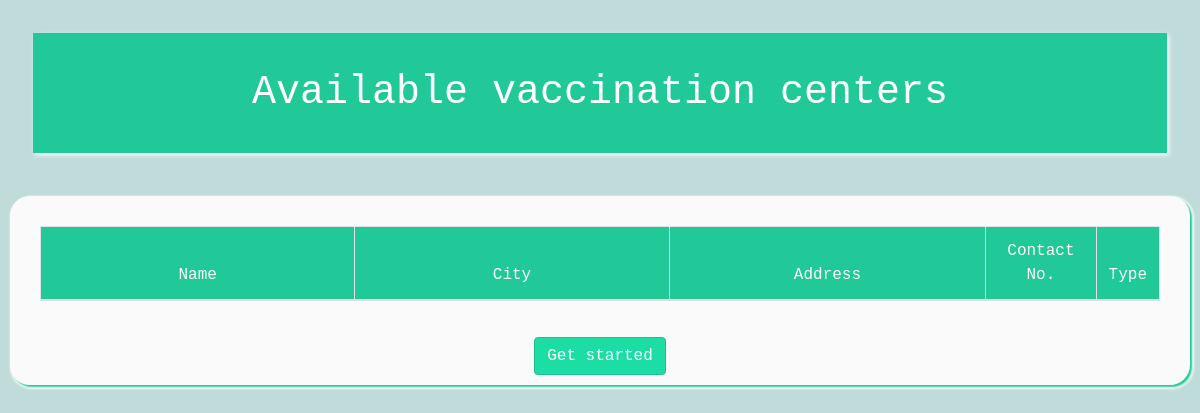
Before: / with the older database file.
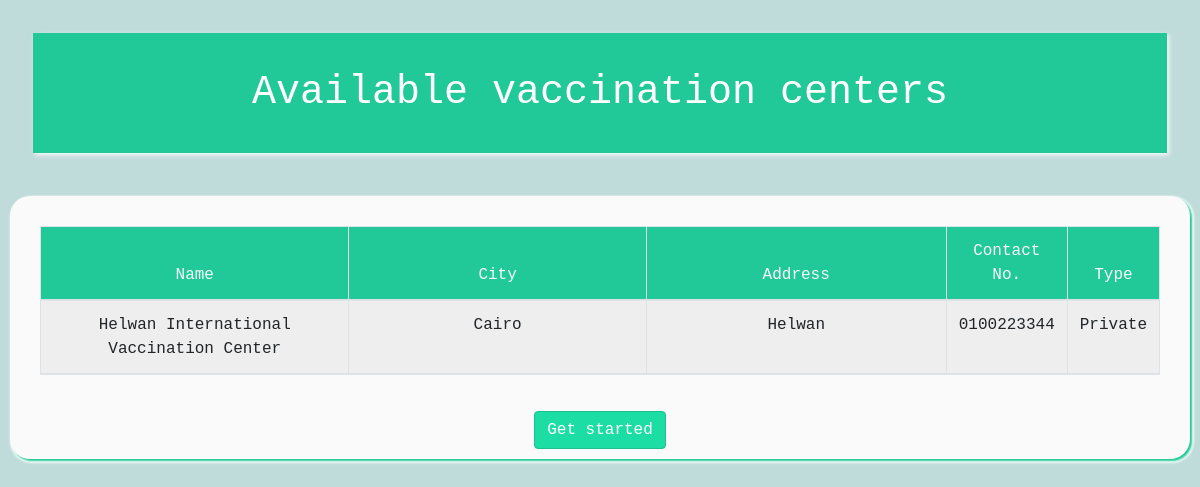
After: the same page with the newer database file.
### tables this page shows
CREATE TABLE `vaccinationcenter` (
  `ContactNum` varchar(11) NOT NULL,
  `UserID` int(10) NOT NULL,
  `CityID` int(10) NOT NULL,
  `Name` varchar(100) NOT NULL,
  `Address` varchar(255) NOT NULL,
  `Type` varchar(10) NOT NULL
);

CREATE TABLE `city` (
  `ID` int(10) NOT NULL,
  `Name` varchar(50) NOT NULL
);

### Include/connect.php (called while the page is built)
<?php
$host = 'localhost';
$dbName = 'vacdb';
$dbUser = 'root';
$dbPass = '';
?>

### Include/DatabaseConnectionSingleton.php (called while the page is built, shortened)
<?php
class Singleton {
    private static $uniqueinstance = null;
    public static function getinstance() {
        if (@self::$uniqueinstance == null) {
            require 'connect.php';
            self::$uniqueinstance = new mysqli($host, $dbUser, $dbPass, $dbName);
        }
        return self::$uniqueinstance;
    }
}
?>

### Include/DatabaseClass.php (called while the page is built, shortened)
<?php
class database {
    public $conn;
    function __construct() {
        require 'connect.php';
        include_once 'DatabaseConnectionSingleton.php';
        $this->conn = Singleton::getinstance();
    }
    function check($sql) {
        if ($result = $this->conn->query($sql)) {
            $num = $result->num_rows;
            return $num;
        }
    }
    function display($sql) {
        if ($result = $this->conn->query($sql)) {
            $num = $result->num_rows;
            if ($num > 0) {
                for ($i = 0; $i < $num; $i++) {
                    $data[$i] = $result->fetch_array(MYSQLI_ASSOC);
                }
                return $data;
            }
        } else {
            throw new Exception("problem in query:".$sql);
        }
    }
}
?>

### Controller/MiscController.php (the view, shortened to what this page needs)
<?php
function echoLandingTable() {
    include_once 'Include/DatabaseClass.php';
    $db = new database();
    $query = "SELECT vaccinationcenter.Name as 'Name', city.Name as 'City', Address, ContactNum, Type FROM vaccinationcenter INNER JOIN city ON city.ID = vaccinationcenter.CityID";
    $centerList = $db->display($query);
    $centerSize = $db->check($query);
    for ($x = 0; $x < $centerSize; $x++) {
        echo "<tr>";
        echo "<td>" . $centerList[$x]['Name'] . "</td>";
        echo "<td>" . $centerList[$x]['City']. "</td>";
        echo "<td>" . $centerList[$x]['Address']. "</td>";
        echo "<td>" . $centerList[$x]['ContactNum']. "</td>";
        echo "<td>" . $centerList[$x]['Type']. "</td>";
        echo "</tr>";
    }
}

### index.php (shortened to what this page needs)
<?php include "Controller/MiscController.php"; ?>
<!DOCTYPE html>
<html lang="en">
<head>
    <link href="View/Css/bootstrap.min.css" rel="stylesheet">
    <link href="View/Css/Style_sheet.css" rel="stylesheet">
</head>
<body>
    <div class="row">
        <div class="col">
            <div class="cardhead">
                <h>Available vaccination centers</h>
            </div>
        </div>
    </div>
    <div class="row">
        <div class="col">
            <div class="cardbody">
                <div class="backcard">
                    <table class="table table-bordered">
                        <thead>
                        <tr>
                            <th scope="col">Name</th>
                            <th scope="col">City</th>
                            <th scope="col">Address</th>
                            <th scope="col">Contact No.</th>
                            <th scope="col">Type</th>
                        </tr>
                        <?php
                            echoLandingTable();
                        ?>
                    </table>
                </div>
                <a href="View/login.php"><button name="get_started" class="btn btn-primary">Get started</button></a>
            </div>
        </div>
    </div>
</body>
</html>

### View/Css/Style_sheet.css (style rules this page uses)
* { list-style-type: none; text-decoration: none; font-family: Arial, Arial, Helvetica, sans-serif ; margin: 0; padding: 0; box-sizing: border-box; }
body { background-color: #c0dcda; display: grid; }
.backcard { margin: 20px; background-color: #fafafa; }
.cardbody { background-color: #fafafa; text-align: center; margin: 10px; padding:10px; display: grid; box-shadow: 2px 2px 2px #20c997 , 2px 2px 2px 2px #ffffff; border-radius: 20px; }
.cardhead { background-color: #20c997; text-align: center; margin: 33px; text-align: center; padding:30px; box-shadow: 2px 2px 4px #fafafa; }
h { font-size: 40px; color: #ffffff; font-family: SFMono-Regular, Menlo, Monaco, Consolas, "Liberation Mono", "Courier New", monospace; }
table { text-align: center; }
td , th { font-family: SFMono-Regular, Menlo, Monaco, Consolas, "Liberation Mono", "Courier New", monospace; padding: 15px 20px; text-align: center; }
th { width: 30%; background-color: #20c997; color: #fafafa; font-family: SFMono-Regular, Menlo, Monaco, Consolas, "Liberation Mono", "Courier New", monospace; font-weight: 200; }
tr { border: #0b2e13; width: 100%; background-color: #fafafa; font-family: SFMono-Regular, Menlo, Monaco, Consolas, "Liberation Mono", "Courier New", monospace; }
tr:nth-child(even) { background-color: #eeeeee; }
.btn { font-family: SFMono-Regular, Menlo, Monaco, Consolas, "Liberation Mono", "Courier New", monospace; }
.btn-primary { background-color: #1cdea4; border-color: #20bf90; }

Changed rows visible on the page:
added vaccinationcenter: Name "Helwan International Vaccination Center", CityID.Name "Cairo", Address "Helwan", ContactNum "0100223344", Type "Private"
